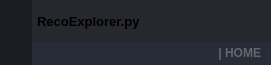
        <widget class="QFrame" name="frame_top">
         <property name="minimumSize">
          <size>
           <width>0</width>
           <height>65</height>
          </size>
         </property>
         <property name="maximumSize">
          <size>
           <width>16777215</width>
           <height>65</height>
          </size>
         </property>
         <property name="styleSheet">
          <string notr="true">background-color: transparent;</string>
         </property>
         <property name="frameShape">
          <enum>QFrame::NoFrame</enum>
         </property>
         <property name="frameShadow">
          <enum>QFrame::Raised</enum>
         </property>
         <layout class="QHBoxLayout" name="horizontalLayout_3">
          <property name="spacing">
           <number>0</number>
          </property>
          <property name="leftMargin">
           <number>0</number>
          </property>
          <property name="topMargin">
           <number>0</number>
          </property>
          <property name="rightMargin">
           <number>0</number>
          </property>
          <property name="bottomMargin">
           <number>0</number>
          </property>
          <item>
           <widget class="QFrame" name="frame_toggle">
            <property name="maximumSize">
             <size>
              <width>70</width>
              <height>16777215</height>
             </size>
            </property>
            <property name="styleSheet">
             <string notr="true">background-color: rgb(27, 29, 35);</string>
            </property>
            <property name="frameShape">
             <enum>QFrame::NoFrame</enum>
            </property>
            <property name="frameShadow">
             <enum>QFrame::Raised</enum>
            </property>
            <layout class="QVBoxLayout" name="verticalLayout_3">
             <property name="spacing">
              <number>0</number>
             </property>
             <property name="leftMargin">
              <number>0</number>
             </property>
             <property name="topMargin">
              <number>0</number>
             </property>
             <property name="rightMargin">
              <number>0</number>
             </property>
             <property name="bottomMargin">
              <number>0</number>
             </property>
             <item>
              <widget class="QPushButton" name="btn_toggle_menu">
               <property name="sizePolicy">
                <sizepolicy hsizetype="Expanding" vsizetype="Expanding">
                 <horstretch>0</horstretch>
                 <verstretch>0</verstretch>
                </sizepolicy>
               </property>
               <property name="styleSheet">
                <string notr="true">QPushButton {
	background-position: center;
	background-repeat: no-reperat;
	border: none;
	background-color: rgb(27, 29, 35);
}
QPushButton:hover {
	background-color: rgb(33, 37, 43);
}
QPushButton:pressed {
	background-color: rgb(85, 170, 255);
}</string>
               </property>
               <property name="text">
                <string/>
               </property>
               <property name="icon">
                <iconset>
                 <normaloff>icons/16x16/cil-menu.png</normaloff>icons/16x16/cil-menu.png</iconset>
               </property>
               <property name="iconSize">
                <size>
                 <width>60</width>
                 <height>60</height>
                </size>
               </property>
              </widget>
             </item>
            </layout>
           </widget>
          </item>
          <item>
           <widget class="QFrame" name="frame_top_right">
            <property name="styleSheet">
             <string notr="true">background: transparent;</string>
            </property>
            <property name="frameShape">
             <enum>QFrame::NoFrame</enum>
            </property>
            <property name="frameShadow">
             <enum>QFrame::Raised</enum>
            </property>
            <layout class="QVBoxLayout" name="verticalLayout_2">
             <property name="spacing">
              <number>0</number>
             </property>
             <property name="leftMargin">
              <number>0</number>
             </property>
             <property name="topMargin">
              <number>0</number>
             </property>
             <property name="rightMargin">
              <number>0</number>
             </property>
             <property name="bottomMargin">
              <number>0</number>
             </property>
             <item>
              <widget class="QFrame" name="frame_top_btns">
               <property name="maximumSize">
                <size>
                 <width>16777215</width>
                 <height>42</height>
                </size>
               </property>
               <property name="styleSheet">
                <string notr="true">background-color: rgba(27, 29, 35, 200)</string>
               </property>
               <property name="frameShape">
                <enum>QFrame::NoFrame</enum>
               </property>
               <property name="frameShadow">
                <enum>QFrame::Raised</enum>
               </property>
               <layout class="QHBoxLayout" name="horizontalLayout_4">
                <property name="spacing">
                 <number>0</number>
                </property>
                <property name="leftMargin">
                 <number>0</number>
                </property>
                <property name="topMargin">
                 <number>0</number>
                </property>
                <property name="rightMargin">
                 <number>0</number>
                </property>
                <property name="bottomMargin">
                 <number>0</number>
                </property>
                <item>
                 <widget class="QFrame" name="frame_label_top_btns">
                  <property name="sizePolicy">
                   <sizepolicy hsizetype="Expanding" vsizetype="Preferred">
                    <horstretch>0</horstretch>
                    <verstretch>0</verstretch>
                   </sizepolicy>
                  </property>
                  <property name="frameShape">
                   <enum>QFrame::NoFrame</enum>
                  </property>
                  <property name="frameShadow">
                   <enum>QFrame::Raised</enum>
                  </property>
                  <layout class="QHBoxLayout" name="horizontalLayout_10">
                   <property name="spacing">
                    <number>0</number>
                   </property>
                   <property name="leftMargin">
                    <number>5</number>
                   </property>
                   <property name="topMargin">
                    <number>0</number>
                   </property>
                   <property name="rightMargin">
                    <number>10</number>
                   </property>
                   <property name="bottomMargin">
                    <number>0</number>
                   </property>
                   <item>
                    <widget class="QFrame" name="frame_icon_top_bar">
                     <property name="maximumSize">
                      <size>
                       <width>30</width>
                       <height>30</height>
                      </size>
                     </property>
                     <property name="styleSheet">
                      <string notr="true">background: transparent;
background-image: url(view/icons/16x16/cil-terminal.png);
background-position: center;
background-repeat: no-repeat;
</string>
                     </property>
                     <property name="frameShape">
                      <enum>QFrame::StyledPanel</enum>
                     </property>
                     <property name="frameShadow">
                      <enum>QFrame::Raised</enum>
                     </property>
                    </widget>
                   </item>
                   <item>
                    <widget class="QLabel" name="label_title_bar_top">
                     <property name="font">
                      <font>
                       <family>Segoe UI</family>
                       <pointsize>10</pointsize>
                       <weight>75</weight>
                       <bold>true</bold>
                      </font>
                     </property>
                     <property name="styleSheet">
                      <string notr="true">background: transparent;
</string>
                     </property>
                     <property name="text">
                      <string>RecoExplorer.py</string>
                     </property>
                    </widget>
                   </item>
                  </layout>
                 </widget>
                </item>
                <item alignment="Qt::AlignRight">
                 <widget class="QFrame" name="frame_btns_right">
                  <property name="sizePolicy">
                   <sizepolicy hsizetype="Expanding" vsizetype="Preferred">
                    <horstretch>0</horstretch>
                    <verstretch>0</verstretch>
                   </sizepolicy>
                  </property>
                  <property name="maximumSize">
                   <size>
                    <width>120</width>
                    <height>16777215</height>
                   </size>
                  </property>
                  <property name="frameShape">
                   <enum>QFrame::NoFrame</enum>
                  </property>
                  <property name="frameShadow">
                   <enum>QFrame::Raised</enum>
                  </property>
                  <layout class="QHBoxLayout" name="horizontalLayout_5">
                   <property name="spacing">
                    <number>0</number>
                   </property>
                   <property name="leftMargin">
                    <number>0</number>
                   </property>
                   <property name="topMargin">
                    <number>0</number>
                   </property>
                   <property name="rightMargin">
                    <number>0</number>
                   </property>
                   <property name="bottomMargin">
                    <number>0</number>
                   </property>
                   <item>
                    <widget class="QPushButton" name="btn_minimize">
                     <property name="sizePolicy">
                      <sizepolicy hsizetype="Minimum" vsizetype="Expanding">
                       <horstretch>0</horstretch>
                       <verstretch>0</verstretch>
                      </sizepolicy>
                     </property>
                     <property name="minimumSize">
                      <size>
                       <width>40</width>
                       <height>0</height>
                      </size>
                     </property>
                     <property name="maximumSize">
                      <size>
                       <width>40</width>
                       <height>16777215</height>
                      </size>
                     </property>
                     <property name="toolTip">
                      <string>Minimize</string>
                     </property>
                     <property name="styleSheet">
                      <string notr="true">QPushButton {
	border: none;
	background-color: transparent;
}
QPushButton:hover {
	background-color: rgb(52, 59, 72);
}
QPushButton:pressed {
	background-color: rgb(85, 170, 255);
}</string>
                     </property>
                     <property name="text">
                      <string/>
                     </property>
                     <property name="icon">
                      <iconset>
                       <normaloff>icons/16x16/cil-window-minimize.png</normaloff>icons/16x16/cil-window-minimize.png</iconset>
                     </property>
                    </widget>
                   </item>
                   <item>
                    <widget class="QPushButton" name="btn_maximize_restore">
                     <property name="sizePolicy">
                      <sizepolicy hsizetype="Minimum" vsizetype="Expanding">
                       <horstretch>0</horstretch>
                       <verstretch>0</verstretch>
                      </sizepolicy>
                     </property>
                     <property name="minimumSize">
                      <size>
                       <width>40</width>
                       <height>0</height>
                      </size>
                     </property>
                     <property name="maximumSize">
                      <size>
                       <width>40</width>
                       <height>16777215</height>
                      </size>
                     </property>
                     <property name="toolTip">
                      <string>Maximize</string>
                     </property>
                     <property name="styleSheet">
                      <string notr="true">QPushButton {
	border: none;
	background-color: transparent;
}
QPushButton:hover {
	background-color: rgb(52, 59, 72);
}
QPushButton:pressed {
	background-color: rgb(85, 170, 255);
}</string>
                     </property>
                     <property name="text">
                      <string/>
                     </property>
                     <property name="icon">
                      <iconset>
                       <normaloff>icons/16x16/cil-window-maximize.png</normaloff>icons/16x16/cil-window-maximize.png</iconset>
                     </property>
                    </widget>
                   </item>
                   <item>
                    <widget class="QPushButton" name="btn_close">
                     <property name="sizePolicy">
                      <sizepolicy hsizetype="Minimum" vsizetype="Expanding">
                       <horstretch>0</horstretch>
                       <verstretch>0</verstretch>
                      </sizepolicy>
                     </property>
                     <property name="minimumSize">
                      <size>
                       <width>40</width>
                       <height>0</height>
                      </size>
                     </property>
                     <property name="maximumSize">
                      <size>
                       <width>40</width>
                       <height>16777215</height>
                      </size>
                     </property>
                     <property name="toolTip">
                      <string>Close</string>
                     </property>
                     <property name="styleSheet">
                      <string notr="true">QPushButton {
	border: none;
	background-color: transparent;
}
QPushButton:hover {
	background-color: rgb(52, 59, 72);
}
QPushButton:pressed {
	background-color: rgb(85, 170, 255);
}</string>
                     </property>
                     <property name="text">
                      <string/>
                     </property>
                     <property name="icon">
                      <iconset>
                       <normaloff>icons/16x16/cil-x.png</normaloff>icons/16x16/cil-x.png</iconset>
                     </property>
                    </widget>
                   </item>
                  </layout>
                 </widget>
                </item>
               </layout>
              </widget>
             </item>
             <item>
              <widget class="QFrame" name="frame_top_info">
               <property name="maximumSize">
                <size>
                 <width>16777215</width>
                 <height>65</height>
                </size>
               </property>
               <property name="styleSheet">
                <string notr="true">background-color: rgb(39, 44, 54);</string>
               </property>
               <property name="frameShape">
                <enum>QFrame::NoFrame</enum>
               </property>
               <property name="frameShadow">
                <enum>QFrame::Raised</enum>
               </property>
               <layout class="QHBoxLayout" name="horizontalLayout_8">
                <property name="spacing">
                 <number>0</number>
                </property>
                <property name="leftMargin">
                 <number>10</number>
                </property>
                <property name="topMargin">
                 <number>0</number>
                </property>
                <property name="rightMargin">
                 <number>10</number>
                </property>
                <property name="bottomMargin">
                 <number>0</number>
                </property>
                <item>
                 <widget class="QLabel" name="label_top_info_1">
                  <property name="maximumSize">
                   <size>
                    <width>16777215</width>
                    <height>15</height>
                   </size>
                  </property>
                  <property name="font">
                   <font>
                    <family>Segoe UI</family>
                   </font>
                  </property>
                  <property name="styleSheet">
                   <string notr="true">color: rgb(98, 103, 111); </string>
                  </property>
                  <property name="text">
                   <string/>
                  </property>
                 </widget>
                </item>
                <item>
                 <widget class="QLabel" name="label_top_info_2">
                  <property name="minimumSize">
                   <size>
                    <width>0</width>
                    <height>0</height>
                   </size>
                  </property>
                  <property name="maximumSize">
                   <size>
                    <width>250</width>
                    <height>20</height>
                   </size>
                  </property>
                  <property name="font">
                   <font>
                    <family>Segoe UI</family>
                    <weight>75</weight>
                    <bold>true</bold>
                   </font>
                  </property>
                  <property name="styleSheet">
                   <string notr="true">color: rgb(98, 103, 111);</string>
                  </property>
                  <property name="text">
                   <string>| HOME</string>
                  </property>
                  <property name="alignment">
                   <set>Qt::AlignRight|Qt::AlignTrailing|Qt::AlignVCenter</set>
                  </property>
                 </widget>
                </item>
               </layout>
              </widget>
             </item>
            </layout>
           </widget>
          </item>
         </layout>
        </widget>
